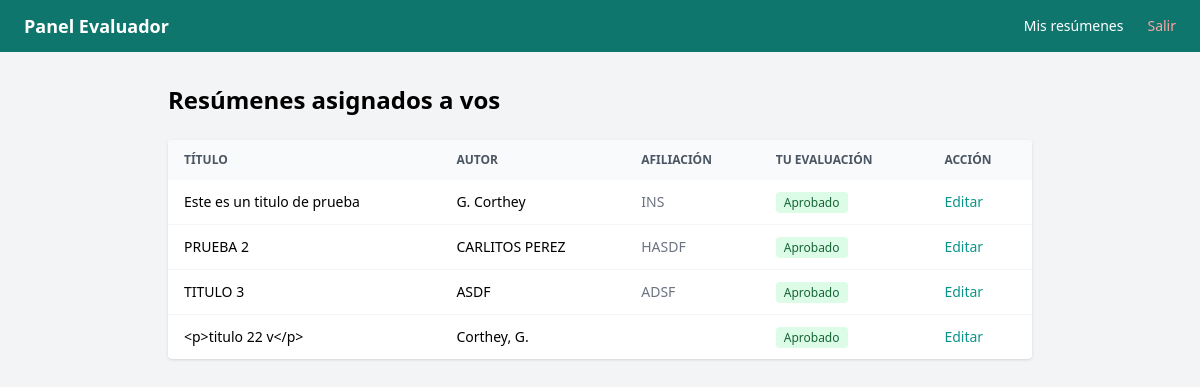
Screenshot of /eval (signed in) with the database file from the repository.
### app/models.py (models this page shows)
class Asignacion(Base):
    __tablename__ = "asignaciones"
    id = Column(Integer, primary_key=True, index=True)
    abstract_id = Column(Integer, ForeignKey("abstracts.id"), nullable=False)
    evaluador_id = Column(Integer, ForeignKey("users.id"), nullable=False)
    abstract = relationship("Abstract", back_populates="asignaciones")
    evaluador = relationship("User", back_populates="asignaciones")

class Abstract(Base):
    __tablename__ = "abstracts"
    id = Column(Integer, primary_key=True, index=True)
    titulo = Column(String, nullable=False)
    autor = Column(String, nullable=False)
    afiliacion = Column(String, nullable=False)
    email_autor = Column(String, nullable=False)
    contenido_html = Column(Text, nullable=False)
    presentacion_oral = Column(Integer, default=0)  # 1 = sí
    estado = Column(Enum(EstadoEnum), default=EstadoEnum.pendiente)
    fecha_envio = Column(DateTime, default=datetime.utcnow)
    reviews = relationship("Review", back_populates="abstract")
    asignaciones = relationship("Asignacion", back_populates="abstract")
    autores = relationship("Autor", back_populates="abstract", order_by="Autor.orden")
    afiliaciones = relationship("Afiliacion", back_populates="abstract", order_by="Afiliacion.orden")
    area_tematica = Column(String, nullable=True)
    referencias_html = Column(Text, nullable=True)

### app/main.py (the view)
@app.get("/eval", response_class=HTMLResponse)
def eval_lista(
    request: Request,
    current_user: models.User = Depends(require_evaluador),
    db: Session = Depends(get_db)
):
    asignaciones = db.query(models.Asignacion).filter(
    models.Asignacion.evaluador_id == current_user.id
    ).all()
    reviews = db.query(models.Review).filter(
        models.Review.evaluador_id == current_user.id
    ).all()
    reviews_map = {r.abstract_id: r for r in reviews}
    return templates.TemplateResponse("eval/lista.html", {
        "request": request,
        "asignaciones": asignaciones,
        "reviews_map": reviews_map,
        "current_user": current_user
    })

### app/templates/eval/lista.html
{% extends "eval/base.html" %}
{% block content %}
<h1 class="text-2xl font-bold mb-6">Resúmenes asignados a vos</h1>
{% if asignaciones %}
<div class="bg-white rounded shadow overflow-hidden">
    <table class="w-full text-sm">
        <thead class="bg-gray-50 text-gray-600 uppercase text-xs">
            <tr>
                <th class="px-4 py-3 text-left">Título</th>
                <th class="px-4 py-3 text-left">Autor</th>
                <th class="px-4 py-3 text-left">Afiliación</th>
                <th class="px-4 py-3 text-left">Tu evaluación</th>
                <th class="px-4 py-3 text-left">Acción</th>
            </tr>
        </thead>
        <tbody class="divide-y divide-gray-100">
            {% for asig in asignaciones %}
            {% set review = reviews_map.get(asig.abstract_id) %}
            <tr class="hover:bg-gray-50">
                <td class="px-4 py-3 font-medium">{{ asig.abstract.titulo }}</td>
                <td class="px-4 py-3">{{ asig.abstract.autor }}</td>
                <td class="px-4 py-3 text-gray-500">{{ asig.abstract.afiliacion }}</td>
                <td class="px-4 py-3">
                    {% if review and review.decision %}
                        {% if review.decision.value == 'aprobado' %}
                            <span class="bg-green-100 text-green-800 px-2 py-0.5 rounded text-xs">Aprobado</span>
                        {% else %}
                            <span class="bg-red-100 text-red-800 px-2 py-0.5 rounded text-xs">Rechazado</span>
                        {% endif %}
                    {% else %}
                        <span class="bg-yellow-100 text-yellow-800 px-2 py-0.5 rounded text-xs">Pendiente</span>
                    {% endif %}
                </td>
                <td class="px-4 py-3">
                    <a href="/eval/{{ asig.abstract_id }}" class="text-teal-600 hover:underline">
                        {% if review and review.decision %}Editar{% else %}Evaluar{% endif %}
                    </a>
                </td>
            </tr>
            {% endfor %}
        </tbody>
    </table>
</div>
{% else %}
<div class="bg-white rounded shadow p-8 text-center text-gray-400">
    Todavía no tenés resúmenes asignados.
</div>
{% endif %}
{% endblock %}

### rows the page displays
Asignacion: abstract.titulo "Este es un titulo de prueba", abstract.autor "G. Corthey", abstract.afiliacion "INS"
Asignacion: abstract.titulo "PRUEBA 2", abstract.autor "CARLITOS PEREZ", abstract.afiliacion "HASDF"
Asignacion: abstract.titulo "TITULO 3", abstract.autor "ASDF", abstract.afiliacion "ADSF"
Asignacion: abstract.titulo "<p>titulo 22 v</p>", abstract.autor "Corthey, G."
